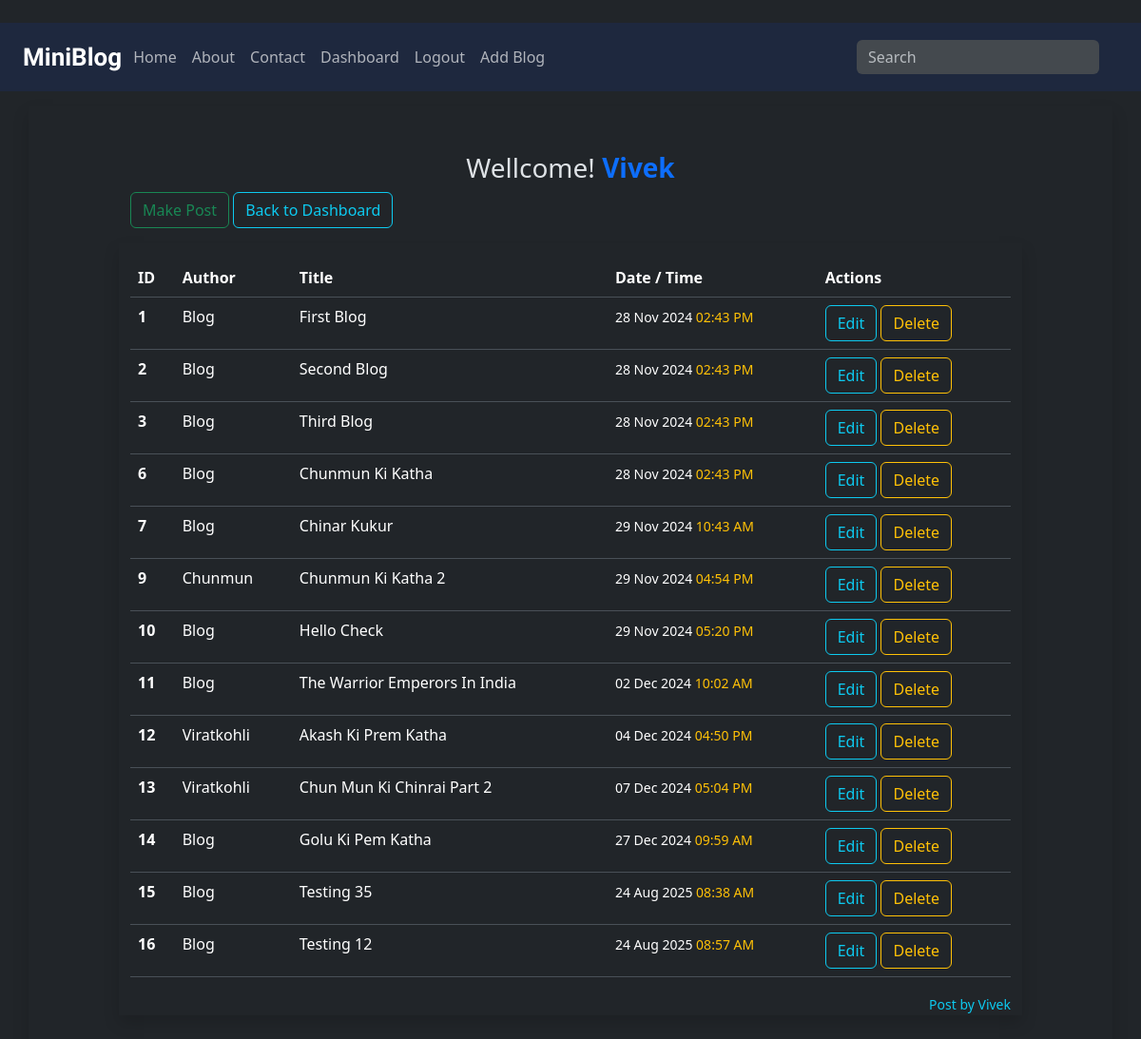
The app's page /manage_post/ (signed in), older data.
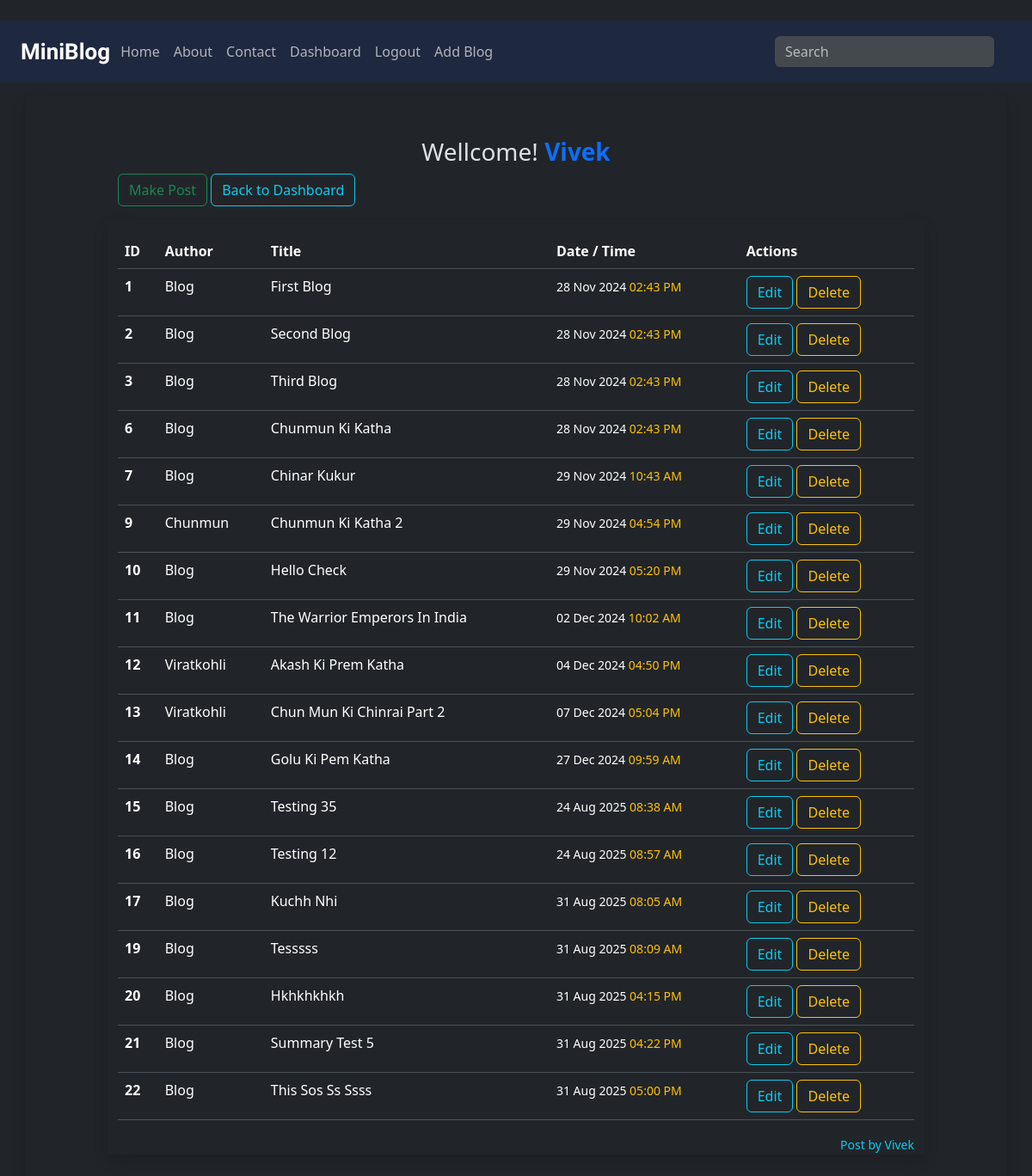
The same page, newer data.
### blog/models.py (models this page shows, shortened)
class blog_post(models.Model):
    CATEGORY_CHOICES = [
        ('general', 'General'),
        ('technology', 'Technology'),
        ('lifestyle', 'Lifestyle'),
        ('travel', 'Travel'),
        ('food', 'Food'),
        ('books', 'Books'),
    ]
    title = models.CharField(max_length= 150)
    desc = CKEditor5Field(config_name='extends')
    summry = models.TextField(blank=True , null= True)
    author = models.CharField(max_length= 100, default='Vivek..')
    created_by = models.ForeignKey(User, on_delete=models.CASCADE, default=1)
    created_at = models.DateTimeField(default=timezone.now)
    category = models.CharField(max_length=70 , choices=CATEGORY_CHOICES, default='general' )

### blog/views.py (the view)
# urls.py: path("manage_post/",views.manage_post, name= "manage_post" ),
def manage_post(request):
    if request.user.is_authenticated:
        if request.user.is_superuser:
            posts = blog_post.objects.all()
        else:
            posts = blog_post.objects.filter(created_by = request.user)
        return render(request , 'manage_post.html' , {'posts':posts})
    else:
        return HttpResponseRedirect('/login/')

### blog/templates/manage_post.html
{% extends "Base.html" %}
{% load static %}
{% block content %}
<div class="container mt-3 py-5  shadow chulbul ">
    <div class="row">
        <div class="col-10 offset-1 ">
            <h3 class="text-center mb-2"> Wellcome!<span class=" text-primary fw-bold">
                    {{request.user.first_name |title}}
                </span></h3>
            <div>
                <a href="{% url 'create_blog' %}" class="btn btn-outline-success">Make Post</a>
                <a href="{% url 'dashboard_page' %}" class="btn btn-outline-info ">Back to Dashboard</a>
            </div>
            <div class="row mt-3  shadow">
                <div class="col right mt-3 ">
                    {% if posts %}
                    <table class="table table-hover">
                        <thead class="text text-warning">
                            <tr>
                                <th scope="col">ID</th>
                                <th scope="col">Author</th>
                                <th scope="col">Title</th>
                                <th scope="col">Date / Time</th>
                                <th scope="col">Actions</th>
                            </tr>
                        </thead>
                        <tbody>
                            {% for blog in posts %}
                            <tr>
                                <th scope="row">{{ blog.id }}</th>
                                <td>{{ blog.created_by |title }}</td>
                                <td>{{ blog.title |title }}</td>
                                <td>
                                    <small>{{ blog.created_at|date:"d M Y" }}
                                        <span class="text-warning">
                                            {{blog.created_at|date:"h:i A"}}
                                        </span></small>
                                </td>
                                <td>
                                    <a href="{% url 'edit_post' id=blog.id %}" class="btn btn-outline-info">Edit</a>
                                    <a href="{% url 'delete_post' id=blog.id %}"
                                        class="btn btn-outline-warning">Delete</a>
                                </td>
                            </tr>
                            {% endfor %}
                        </tbody>
                    </table>
                    {% else %}
                    <p>No posts available.</p>
                    {% endif %}
                    <div class="mt-auto text-end text-info fw-medium">
                        <small>Post by {{request.user.first_name}}</small>
                    </div>
                </div>
            </div>
        </div>
    </div>
</div>
{% endblock %}

### blog/templates/Base.html (shortened to what this page needs)
<!doctype html>
{% load static %}
<html lang="en" data-bs-theme="dark">
<head>
    <link rel="stylesheet" href="../static/style/home.css">
    <link rel="stylesheet" href="../static/style/contact.css">
    <link href="https://cdn.jsdelivr.net/npm/bootstrap@5.3.3/dist/css/bootstrap.min.css" rel="stylesheet"
>
    <link rel="stylesheet" href="https://cdnjs.cloudflare.com/ajax/libs/font-awesome/5.15.4/css/all.min.css">
</head>
<body>
    {% block navbar %}
    {% include 'navbar.html' %}
    {% endblock navbar %}
    <div class="container">
        <div class="row">
            {% block content %}
            {% endblock content %}
        </div>
    </div>
</body>
</html>

### blog/templates/navbar.html (shortened to what this page needs)
<nav class="navbar navbar-expand-lg mt-4 sticky-top px-4 py-3 text-white " id="zindex">
    <div class="container-fluid">
        <a class="navbar-brand costum_family" href="#">MiniBlog</a>
        <div class="collapse navbar-collapse" id="navbarSupportedContent">
            <ul class="navbar-nav me-auto mb-2 mb-lg-0 ">
                <li class="nav-item">
                    <a class="nav-link
                    " aria-current="page" href="/">Home</a>
                </li>
                <li class="nav-item">
                    <a class="nav-link
                    " aria-current="page" href="{% url 'about_page' %}">About</a>
                </li>
                <li class="nav-item">
                    <a class="nav-link
                    " aria-current="page" href="{% url 'contact_page' %}">Contact</a>
                </li>
                {% if request.user.is_authenticated %}
                <li class="nav-item">
                    <a class="nav-link
                    " aria-current="page" href="{% url 'dashboard_page' %}">Dashboard</a>
                </li>
                <li class="nav-item">
                    <a class="nav-link
                    " aria-current="page" href="{% url 'logout_page' %} " id="logout_confirm">Logout</a>
                </li>
                <li class="nav-item">
                    <a class="nav-link
                    " aria-current="page" href="{% url 'create_blog' %}">Add Blog</a>
                </li>
                {% endif %}
            </ul>
            <form class="d-flex" role="search">
                <input class="form-control style2 me-2" type="search" placeholder="Search" aria-label="Search">
            </form>
        </div>
    </div>
</nav>

### blog/static/style/home.css (style rules this page uses)
body { margin: 0; padding: 0; }
.costum_family { font-family: Dancing Script !important; transform: scale(1.3); font-weight: 700; }
#zindex { z-index: 1000; background-color: rgb(30 40 62); }
#navbarSupportedContent { color: white !important; }

### blog/static/style/contact.css (style rules this page uses)
input { color: #11cde6!important; padding-left: 8px; }
.style2 { box-shadow: none!important; background-color: #44494e!important; border: none!important; outline: none!important; }

Row changes from the older to the newer data that the page shows:
added blog_post: id "17", created_by "Blog", title "Kuchh Nhi", created_at "31 Aug 2025", created_at "08:05 AM"
added blog_post: id "19", created_by "Blog", title "Tesssss", created_at "31 Aug 2025", created_at "08:09 AM"
added blog_post: id "20", created_by "Blog", title "Hkhkhkhkh", created_at "31 Aug 2025", created_at "04:15 PM"
added blog_post: id "21", created_by "Blog", title "Summary Test 5", created_at "31 Aug 2025", created_at "04:22 PM"
added blog_post: id "22", created_by "Blog", title "This Sos Ss Ssss", created_at "31 Aug 2025", created_at "05:00 PM"
